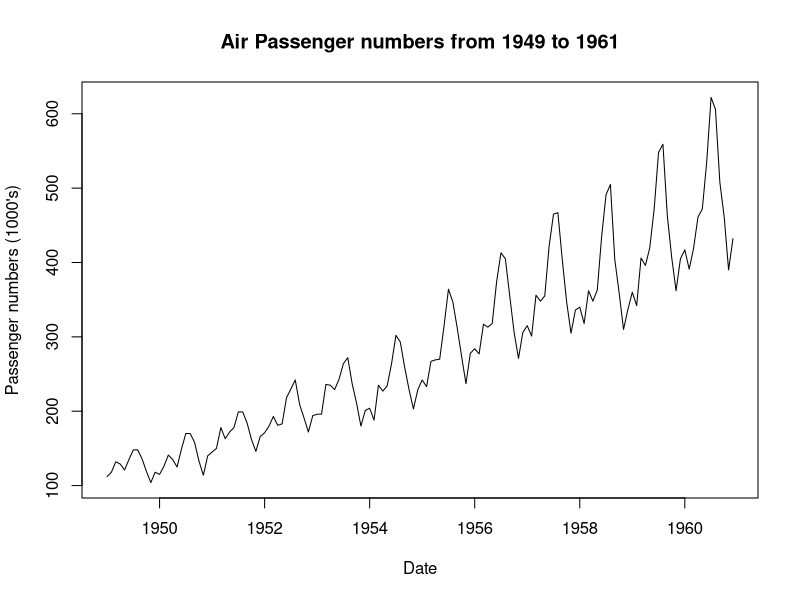
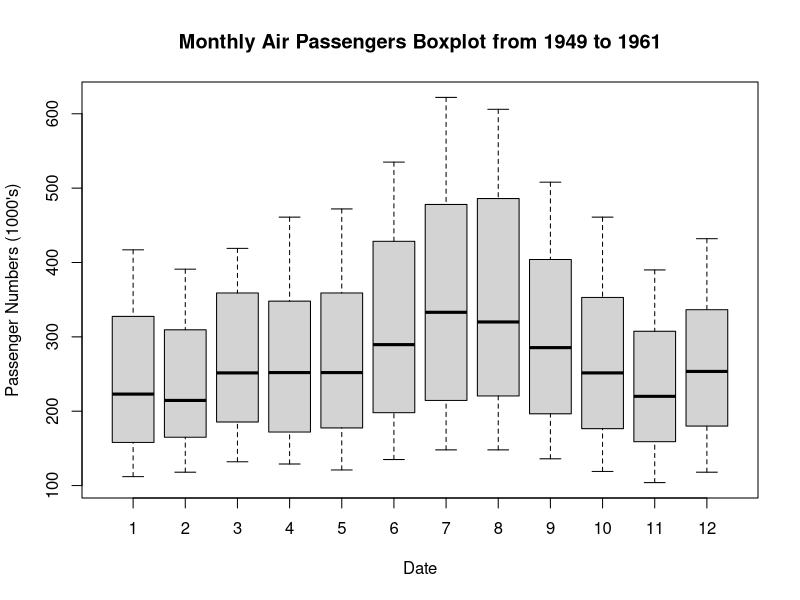
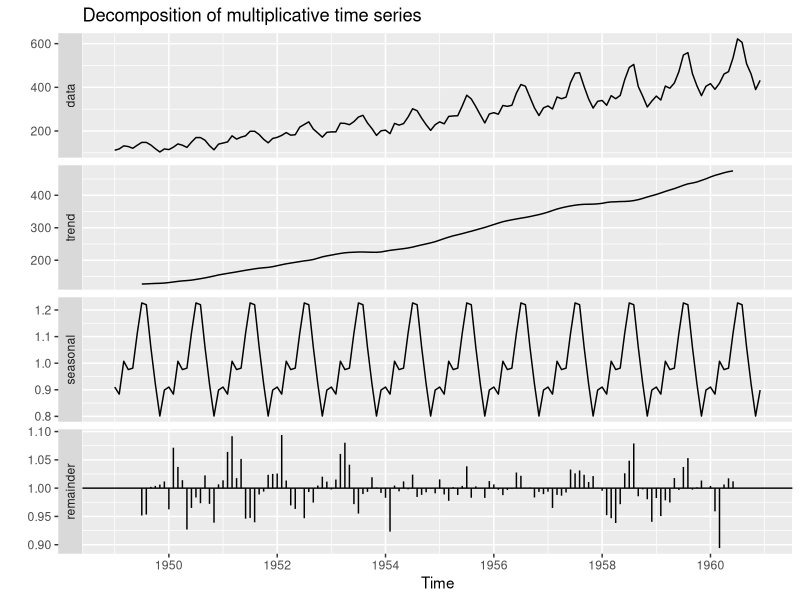
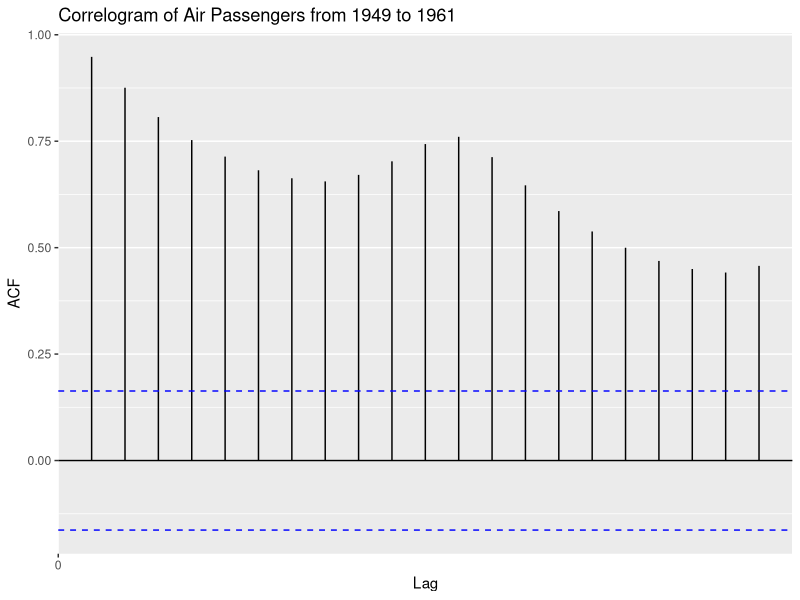
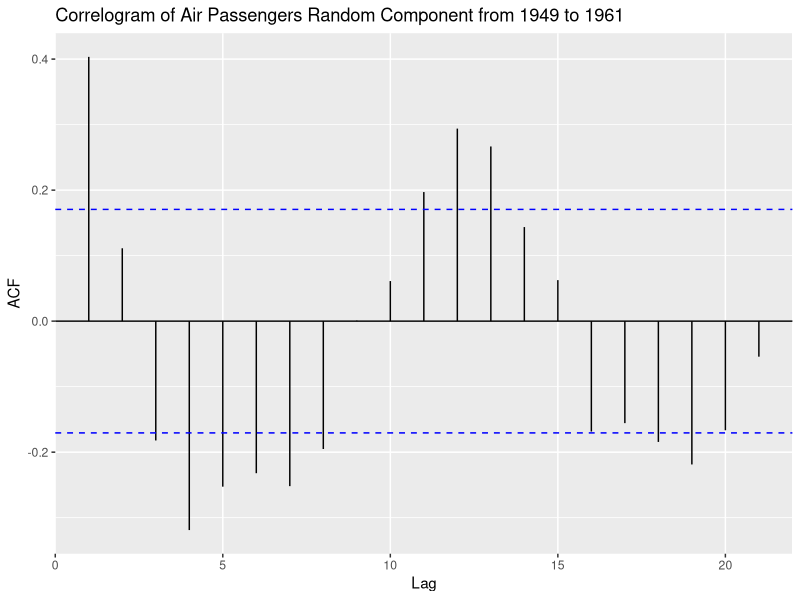
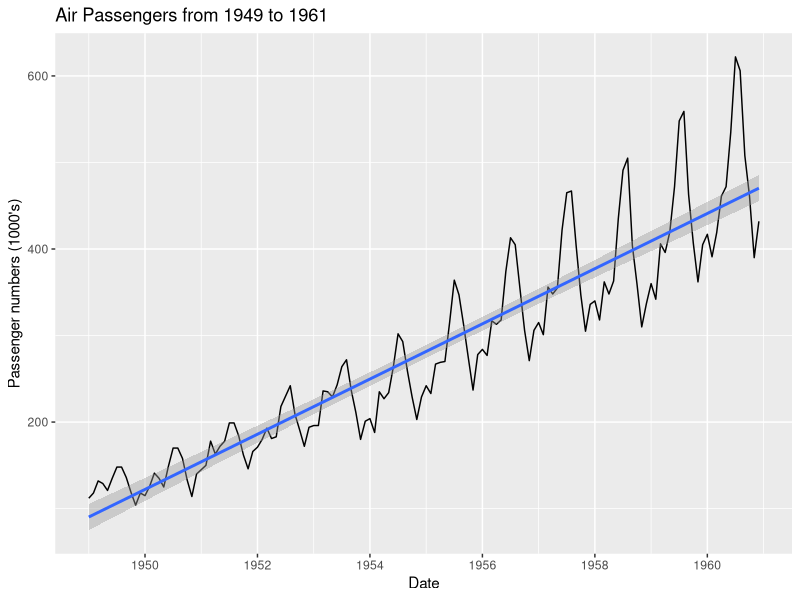
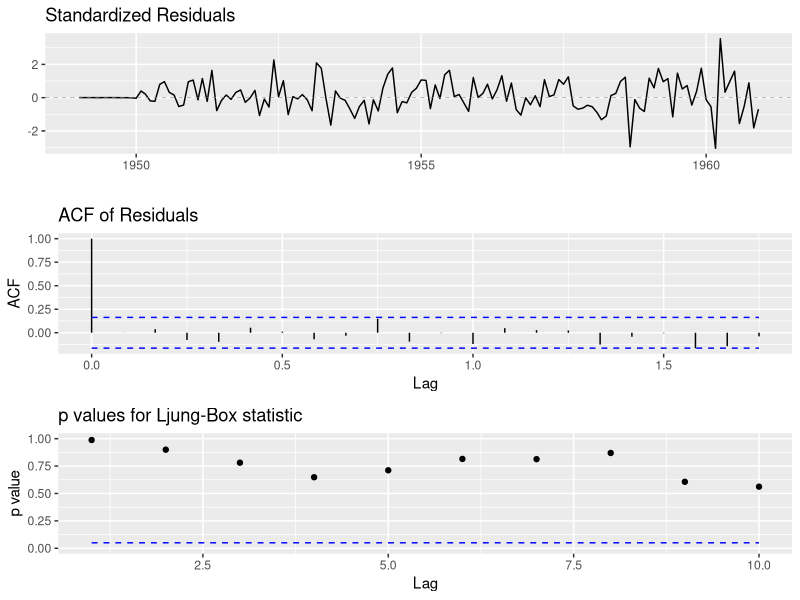
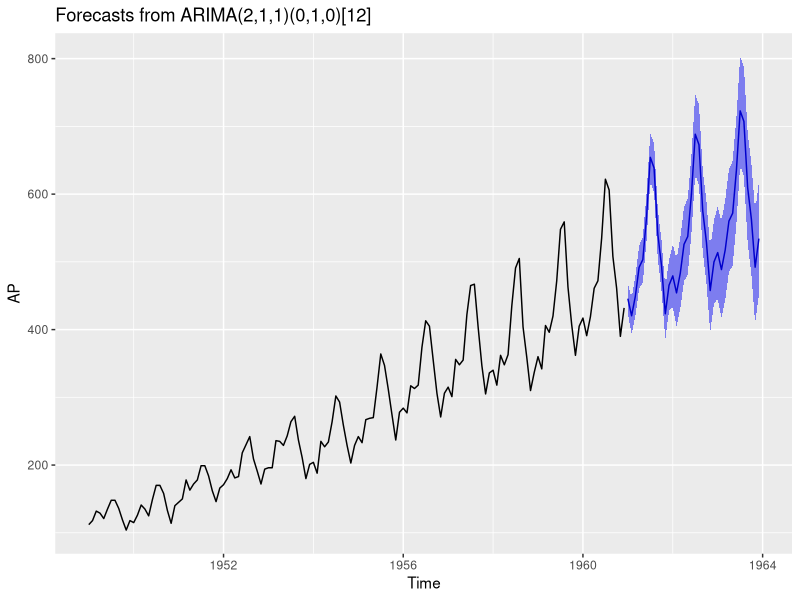

Here is the R script that generated these plots, in order:
# install.packages("ggfortify")
# install.packages("tseries")
# install.packages("forecast")

library(ggfortify)
library(tseries)
library(forecast)
data(AirPassengers)
AP <- AirPassengers
# Take a look at the class of the dataset AirPassengers
class(AP)
AP
sum(is.na(AP))
frequency(AP)
cycle(AP)

summary(AP)
plot(AP,xlab="Date", ylab = "Passenger numbers (1000's)",main="Air Passenger numbers from 1949 to 1961")

boxplot(AP~cycle(AP),xlab="Date", ylab = "Passenger Numbers (1000's)" ,main ="Monthly Air Passengers Boxplot from 1949 to 1961")

decomposeAP <- decompose(AP,"multiplicative")
autoplot(decomposeAP)

adf.test(AP) 

autoplot(acf(AP,plot=FALSE))+ labs(title="Correlogram of Air Passengers from 1949 to 1961") 

autoplot(acf(decomposeAP$random[7:138],plot=FALSE))+ labs(title="Correlogram of Air Passengers Random Component from 1949 to 1961") 

autoplot(AP) + geom_smooth(method="lm")+ labs(x ="Date", y = "Passenger numbers (1000's)", title="Air Passengers from 1949 to 1961") 

arimaAP <- auto.arima(AP)
arimaAP
ggtsdiag(arimaAP)

forecastAP <- forecast(arimaAP, level = c(95), h = 36)
autoplot(forecastAP)
